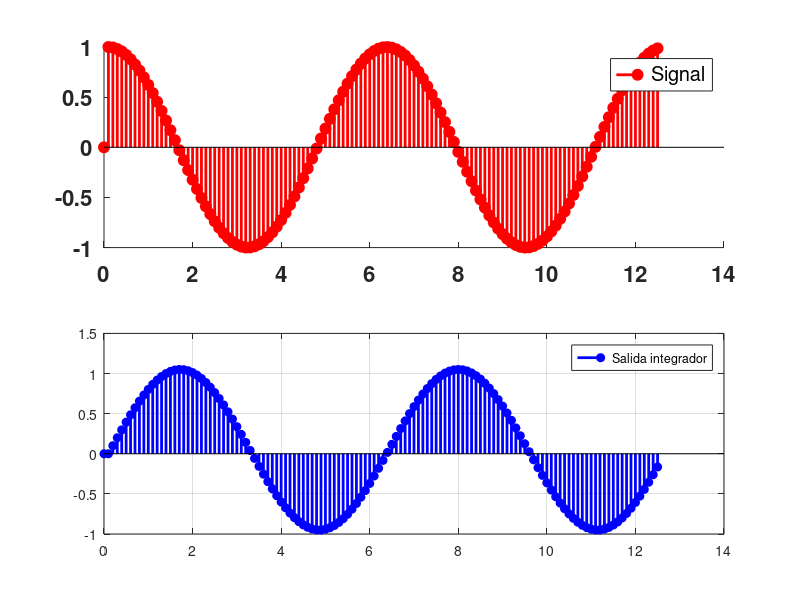

MATLAB code for this plot:
%%%
%Simula el comportamiento de un integrador
%en tiempo continuo (CTI) usando la
%aprox. de Euler. La FT del CTI es
% "1/s"
close all;
clear all;
%Frecuecia de muestreo:
Fs=10
%Periodo de muestreo:
Ts=1/Fs
%Resistencia
R=1
%Capacidad
C=1
%Numero de ciclos:
N=2
%Frecuencia de entrada:
Fin=1/(2*pi)
%Periodo de entrada:
T=1/Fin
%Ancho de Banda:
BW=1/(pi*2)
%Frecuencia de Nyquist:
Fn=BW*2
%Factor de sobre muestreo:
OSR=Fs/Fn
% Tiempo de simulaci�n:
t=[0:1/Fs:T*N];
for i=1:length(t)
% Input Signal
x(i)=0;
% Integrated signal
y(i)=0;
endfor
for i=2:length(t)
%Senal de entrada:
x(i)=cos(2.*pi.*Fin.*t(i-1));
%Senal integrada:
%Integrador:
y(i)=y(i-1)+(Ts*x(i-1));
endfor

figure;
subplot(2,1,1);
set(gca, "fontsize", 16, "fontweight", "bold");
hold on;
stem(t,x,"r", 'LineWidth',2, "markersize", 8, 'markerfacecolor', "r");
legend ("Signal");

subplot(2,1,2)
stem(t,y,"b", 'LineWidth', 2, 'markerfacecolor', "b");
legend ("Salida integrador");
grid on;






